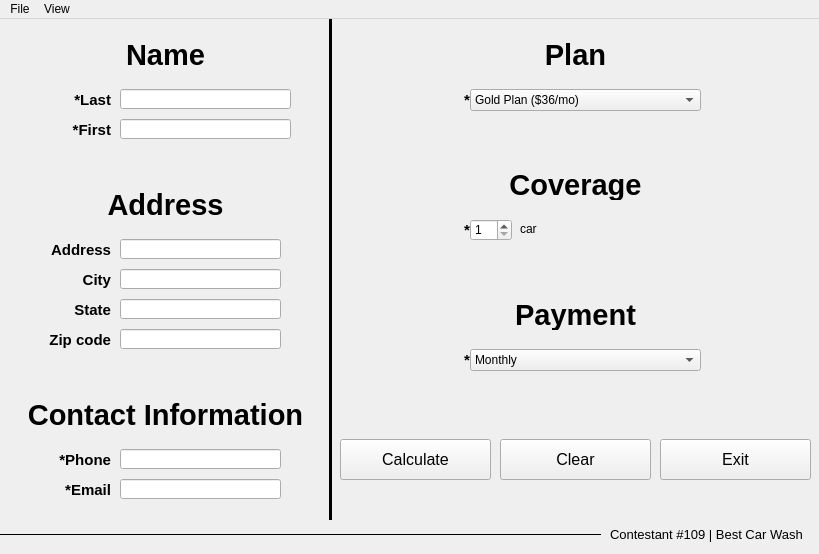
<?xml version="1.0" encoding="UTF-8"?>
<ui version="4.0">
 <class>MainWindow</class>
 <widget class="QMainWindow" name="MainWindow">
  <property name="geometry">
   <rect>
    <x>0</x>
    <y>0</y>
    <width>819</width>
    <height>554</height>
   </rect>
  </property>
  <property name="windowTitle">
   <string>Best Car Wash</string>
  </property>
  <widget class="QWidget" name="centralwidget">
   <widget class="QLineEdit" name="txtLastName">
    <property name="geometry">
     <rect>
      <x>120</x>
      <y>70</y>
      <width>171</width>
      <height>20</height>
     </rect>
    </property>
   </widget>
   <widget class="QLabel" name="label_2">
    <property name="geometry">
     <rect>
      <x>40</x>
      <y>70</y>
      <width>71</width>
      <height>21</height>
     </rect>
    </property>
    <property name="font">
     <font>
      <pointsize>11</pointsize>
      <weight>75</weight>
      <bold>true</bold>
     </font>
    </property>
    <property name="text">
     <string>*Last</string>
    </property>
    <property name="alignment">
     <set>Qt::AlignRight|Qt::AlignTrailing|Qt::AlignVCenter</set>
    </property>
   </widget>
   <widget class="QLineEdit" name="txtFirstName">
    <property name="geometry">
     <rect>
      <x>120</x>
      <y>100</y>
      <width>171</width>
      <height>20</height>
     </rect>
    </property>
   </widget>
   <widget class="QLabel" name="label_3">
    <property name="geometry">
     <rect>
      <x>40</x>
      <y>100</y>
      <width>71</width>
      <height>21</height>
     </rect>
    </property>
    <property name="font">
     <font>
      <pointsize>11</pointsize>
      <weight>75</weight>
      <bold>true</bold>
     </font>
    </property>
    <property name="text">
     <string>*First</string>
    </property>
    <property name="alignment">
     <set>Qt::AlignRight|Qt::AlignTrailing|Qt::AlignVCenter</set>
    </property>
   </widget>
   <widget class="QLabel" name="label_4">
    <property name="geometry">
     <rect>
      <x>0</x>
      <y>20</y>
      <width>331</width>
      <height>31</height>
     </rect>
    </property>
    <property name="font">
     <font>
      <pointsize>22</pointsize>
      <weight>75</weight>
      <bold>true</bold>
     </font>
    </property>
    <property name="text">
     <string>Name</string>
    </property>
    <property name="alignment">
     <set>Qt::AlignCenter</set>
    </property>
   </widget>
   <widget class="QLabel" name="label_5">
    <property name="geometry">
     <rect>
      <x>40</x>
      <y>250</y>
      <width>71</width>
      <height>21</height>
     </rect>
    </property>
    <property name="font">
     <font>
      <pointsize>11</pointsize>
      <weight>75</weight>
      <bold>true</bold>
     </font>
    </property>
    <property name="text">
     <string>City</string>
    </property>
    <property name="alignment">
     <set>Qt::AlignRight|Qt::AlignTrailing|Qt::AlignVCenter</set>
    </property>
   </widget>
   <widget class="QLineEdit" name="txtAddress">
    <property name="geometry">
     <rect>
      <x>120</x>
      <y>220</y>
      <width>161</width>
      <height>20</height>
     </rect>
    </property>
   </widget>
   <widget class="QLabel" name="label_6">
    <property name="geometry">
     <rect>
      <x>40</x>
      <y>220</y>
      <width>71</width>
      <height>21</height>
     </rect>
    </property>
    <property name="font">
     <font>
      <pointsize>11</pointsize>
      <weight>75</weight>
      <bold>true</bold>
     </font>
    </property>
    <property name="text">
     <string>Address</string>
    </property>
    <property name="alignment">
     <set>Qt::AlignRight|Qt::AlignTrailing|Qt::AlignVCenter</set>
    </property>
   </widget>
   <widget class="QLabel" name="label_7">
    <property name="geometry">
     <rect>
      <x>0</x>
      <y>170</y>
      <width>331</width>
      <height>31</height>
     </rect>
    </property>
    <property name="font">
     <font>
      <pointsize>22</pointsize>
      <weight>75</weight>
      <bold>true</bold>
     </font>
    </property>
    <property name="text">
     <string>Address</string>
    </property>
    <property name="alignment">
     <set>Qt::AlignCenter</set>
    </property>
   </widget>
   <widget class="QLineEdit" name="txtCity">
    <property name="geometry">
     <rect>
      <x>120</x>
      <y>250</y>
      <width>161</width>
      <height>20</height>
     </rect>
    </property>
   </widget>
   <widget class="QLineEdit" name="txtState">
    <property name="geometry">
     <rect>
      <x>120</x>
      <y>280</y>
      <width>161</width>
      <height>20</height>
     </rect>
    </property>
    <property name="text">
     <string/>
    </property>
   </widget>
   <widget class="QLabel" name="label_8">
    <property name="geometry">
     <rect>
      <x>40</x>
      <y>280</y>
      <width>71</width>
      <height>21</height>
     </rect>
    </property>
    <property name="font">
     <font>
      <pointsize>11</pointsize>
      <weight>75</weight>
      <bold>true</bold>
     </font>
    </property>
    <property name="text">
     <string>State</string>
    </property>
    <property name="alignment">
     <set>Qt::AlignRight|Qt::AlignTrailing|Qt::AlignVCenter</set>
    </property>
   </widget>
   <widget class="QLineEdit" name="txtZip">
    <property name="geometry">
     <rect>
      <x>120</x>
      <y>310</y>
      <width>161</width>
      <height>20</height>
     </rect>
    </property>
   </widget>
   <widget class="QLabel" name="label_9">
    <property name="geometry">
     <rect>
      <x>40</x>
      <y>310</y>
      <width>71</width>
      <height>21</height>
     </rect>
    </property>
    <property name="font">
     <font>
      <pointsize>11</pointsize>
      <weight>75</weight>
      <bold>true</bold>
     </font>
    </property>
    <property name="text">
     <string>Zip code</string>
    </property>
    <property name="alignment">
     <set>Qt::AlignRight|Qt::AlignTrailing|Qt::AlignVCenter</set>
    </property>
   </widget>
   <widget class="Line" name="line">
    <property name="geometry">
     <rect>
      <x>320</x>
      <y>0</y>
      <width>20</width>
      <height>501</height>
     </rect>
    </property>
    <property name="frameShadow">
     <enum>QFrame::Plain</enum>
    </property>
    <property name="lineWidth">
     <number>3</number>
    </property>
    <property name="orientation">
     <enum>Qt::Vertical</enum>
    </property>
   </widget>
   <widget class="QLineEdit" name="txtPhone">
    <property name="geometry">
     <rect>
      <x>120</x>
      <y>430</y>
      <width>161</width>
      <height>20</height>
     </rect>
    </property>
   </widget>
   <widget class="QLineEdit" name="txtEmail">
    <property name="geometry">
     <rect>
      <x>120</x>
      <y>460</y>
      <width>161</width>
      <height>20</height>
     </rect>
    </property>
   </widget>
   <widget class="QLabel" name="label_10">
    <property name="geometry">
     <rect>
      <x>40</x>
      <y>460</y>
      <width>71</width>
      <height>21</height>
     </rect>
    </property>
    <property name="font">
     <font>
      <pointsize>11</pointsize>
      <weight>75</weight>
      <bold>true</bold>
     </font>
    </property>
    <property name="text">
     <string>*Email</string>
    </property>
    <property name="alignment">
     <set>Qt::AlignRight|Qt::AlignTrailing|Qt::AlignVCenter</set>
    </property>
   </widget>
   <widget class="QLabel" name="label_11">
    <property name="geometry">
     <rect>
      <x>0</x>
      <y>380</y>
      <width>331</width>
      <height>31</height>
     </rect>
    </property>
    <property name="font">
     <font>
      <pointsize>22</pointsize>
      <weight>75</weight>
      <bold>true</bold>
     </font>
    </property>
    <property name="text">
     <string>Contact Information</string>
    </property>
    <property name="alignment">
     <set>Qt::AlignCenter</set>
    </property>
   </widget>
   <widget class="QLabel" name="label_12">
    <property name="geometry">
     <rect>
      <x>40</x>
      <y>430</y>
      <width>71</width>
      <height>21</height>
     </rect>
    </property>
    <property name="font">
     <font>
      <pointsize>11</pointsize>
      <weight>75</weight>
      <bold>true</bold>
     </font>
    </property>
    <property name="text">
     <string>*Phone</string>
    </property>
    <property name="alignment">
     <set>Qt::AlignRight|Qt::AlignTrailing|Qt::AlignVCenter</set>
    </property>
   </widget>
   <widget class="QLabel" name="label_15">
    <property name="geometry">
     <rect>
      <x>330</x>
      <y>20</y>
      <width>491</width>
      <height>31</height>
     </rect>
    </property>
    <property name="font">
     <font>
      <pointsize>22</pointsize>
      <weight>75</weight>
      <bold>true</bold>
     </font>
    </property>
    <property name="text">
     <string>Plan</string>
    </property>
    <property name="alignment">
     <set>Qt::AlignCenter</set>
    </property>
   </widget>
   <widget class="QComboBox" name="cbxPlan">
    <property name="geometry">
     <rect>
      <x>470</x>
      <y>70</y>
      <width>231</width>
      <height>22</height>
     </rect>
    </property>
    <item>
     <property name="text">
      <string>Gold Plan ($36/mo)</string>
     </property>
    </item>
    <item>
     <property name="text">
      <string>Silver Plan ($30/mo)</string>
     </property>
    </item>
    <item>
     <property name="text">
      <string>Bronze Plan ($20/mo)</string>
     </property>
    </item>
   </widget>
   <widget class="QLabel" name="label_16">
    <property name="geometry">
     <rect>
      <x>330</x>
      <y>150</y>
      <width>491</width>
      <height>31</height>
     </rect>
    </property>
    <property name="font">
     <font>
      <pointsize>22</pointsize>
      <weight>75</weight>
      <bold>true</bold>
     </font>
    </property>
    <property name="text">
     <string>Coverage</string>
    </property>
    <property name="alignment">
     <set>Qt::AlignCenter</set>
    </property>
   </widget>
   <widget class="QSpinBox" name="sbxCars">
    <property name="geometry">
     <rect>
      <x>470</x>
      <y>200</y>
      <width>42</width>
      <height>22</height>
     </rect>
    </property>
    <property name="minimum">
     <number>1</number>
    </property>
    <property name="maximum">
     <number>3</number>
    </property>
   </widget>
   <widget class="QLabel" name="lblPluralCars">
    <property name="geometry">
     <rect>
      <x>520</x>
      <y>200</y>
      <width>21</width>
      <height>20</height>
     </rect>
    </property>
    <property name="text">
     <string>car</string>
    </property>
   </widget>
   <widget class="QLabel" name="lblDiscount">
    <property name="geometry">
     <rect>
      <x>570</x>
      <y>190</y>
      <width>141</width>
      <height>41</height>
     </rect>
    </property>
    <property name="font">
     <font>
      <pointsize>10</pointsize>
      <weight>75</weight>
      <bold>true</bold>
     </font>
    </property>
    <property name="text">
     <string/>
    </property>
   </widget>
   <widget class="QLabel" name="label_18">
    <property name="geometry">
     <rect>
      <x>330</x>
      <y>280</y>
      <width>491</width>
      <height>31</height>
     </rect>
    </property>
    <property name="font">
     <font>
      <pointsize>22</pointsize>
      <weight>75</weight>
      <bold>true</bold>
     </font>
    </property>
    <property name="text">
     <string>Payment</string>
    </property>
    <property name="alignment">
     <set>Qt::AlignCenter</set>
    </property>
   </widget>
   <widget class="QPushButton" name="btnCalculate">
    <property name="geometry">
     <rect>
      <x>340</x>
      <y>420</y>
      <width>151</width>
      <height>41</height>
     </rect>
    </property>
    <property name="font">
     <font>
      <pointsize>12</pointsize>
     </font>
    </property>
    <property name="text">
     <string>Calculate</string>
    </property>
   </widget>
   <widget class="QPushButton" name="btnClear">
    <property name="geometry">
     <rect>
      <x>500</x>
      <y>420</y>
      <width>151</width>
      <height>41</height>
     </rect>
    </property>
    <property name="font">
     <font>
      <pointsize>12</pointsize>
     </font>
    </property>
    <property name="text">
     <string>Clear</string>
    </property>
   </widget>
   <widget class="QComboBox" name="cbxPaymentModel">
    <property name="geometry">
     <rect>
      <x>470</x>
      <y>330</y>
      <width>231</width>
      <height>22</height>
     </rect>
    </property>
    <item>
     <property name="text">
      <string>Monthly</string>
     </property>
    </item>
    <item>
     <property name="text">
      <string>Annually (1 month free!)</string>
     </property>
    </item>
   </widget>
   <widget class="QLabel" name="label_19">
    <property name="geometry">
     <rect>
      <x>610</x>
      <y>507</y>
      <width>201</width>
      <height>16</height>
     </rect>
    </property>
    <property name="font">
     <font>
      <pointsize>10</pointsize>
     </font>
    </property>
    <property name="text">
     <string>Contestant #109 | Best Car Wash</string>
    </property>
   </widget>
   <widget class="Line" name="line_2">
    <property name="geometry">
     <rect>
      <x>0</x>
      <y>500</y>
      <width>601</width>
      <height>31</height>
     </rect>
    </property>
    <property name="frameShadow">
     <enum>QFrame::Plain</enum>
    </property>
    <property name="orientation">
     <enum>Qt::Horizontal</enum>
    </property>
   </widget>
   <widget class="QPushButton" name="btnExit">
    <property name="geometry">
     <rect>
      <x>660</x>
      <y>420</y>
      <width>151</width>
      <height>41</height>
     </rect>
    </property>
    <property name="font">
     <font>
      <pointsize>12</pointsize>
     </font>
    </property>
    <property name="text">
     <string>Exit</string>
    </property>
   </widget>
   <widget class="QLabel" name="label_13">
    <property name="geometry">
     <rect>
      <x>450</x>
      <y>330</y>
      <width>20</width>
      <height>21</height>
     </rect>
    </property>
    <property name="font">
     <font>
      <pointsize>11</pointsize>
      <weight>75</weight>
      <bold>true</bold>
     </font>
    </property>
    <property name="text">
     <string>*</string>
    </property>
    <property name="alignment">
     <set>Qt::AlignRight|Qt::AlignTrailing|Qt::AlignVCenter</set>
    </property>
   </widget>
   <widget class="QLabel" name="label_14">
    <property name="geometry">
     <rect>
      <x>450</x>
      <y>200</y>
      <width>20</width>
      <height>21</height>
     </rect>
    </property>
    <property name="font">
     <font>
      <pointsize>11</pointsize>
      <weight>75</weight>
      <bold>true</bold>
     </font>
    </property>
    <property name="text">
     <string>*</string>
    </property>
    <property name="alignment">
     <set>Qt::AlignRight|Qt::AlignTrailing|Qt::AlignVCenter</set>
    </property>
   </widget>
   <widget class="QLabel" name="label_17">
    <property name="geometry">
     <rect>
      <x>450</x>
      <y>70</y>
      <width>20</width>
      <height>21</height>
     </rect>
    </property>
    <property name="font">
     <font>
      <pointsize>11</pointsize>
      <weight>75</weight>
      <bold>true</bold>
     </font>
    </property>
    <property name="text">
     <string>*</string>
    </property>
    <property name="alignment">
     <set>Qt::AlignRight|Qt::AlignTrailing|Qt::AlignVCenter</set>
    </property>
   </widget>
  </widget>
  <widget class="QMenuBar" name="menubar">
   <property name="geometry">
    <rect>
     <x>0</x>
     <y>0</y>
     <width>819</width>
     <height>21</height>
    </rect>
   </property>
   <widget class="QMenu" name="menuFile">
    <property name="title">
     <string>File</string>
    </property>
    <addaction name="actExit"/>
   </widget>
   <widget class="QMenu" name="menuView">
    <property name="title">
     <string>View</string>
    </property>
    <addaction name="actCalculate"/>
    <addaction name="actClear"/>
   </widget>
   <addaction name="menuFile"/>
   <addaction name="menuView"/>
  </widget>
  <action name="actionCalculate">
   <property name="text">
    <string>Calculate</string>
   </property>
  </action>
  <action name="actExit">
   <property name="text">
    <string>Exit</string>
   </property>
  </action>
  <action name="actCalculate">
   <property name="text">
    <string>Calculate</string>
   </property>
  </action>
  <action name="actClear">
   <property name="text">
    <string>Clear</string>
   </property>
  </action>
 </widget>
 <resources/>
 <connections/>
</ui>
